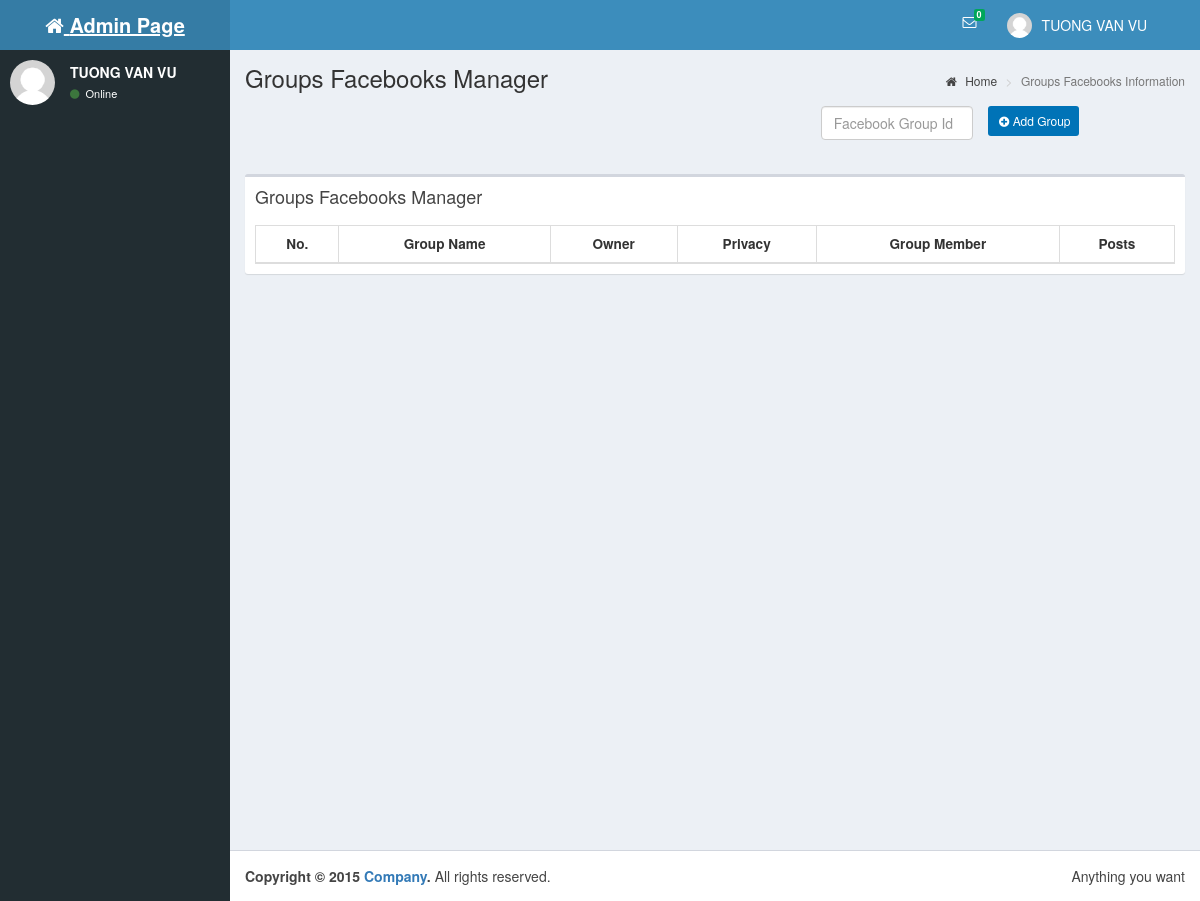
/subGroup.php (signed in), run on an earlier commit of the app's database.
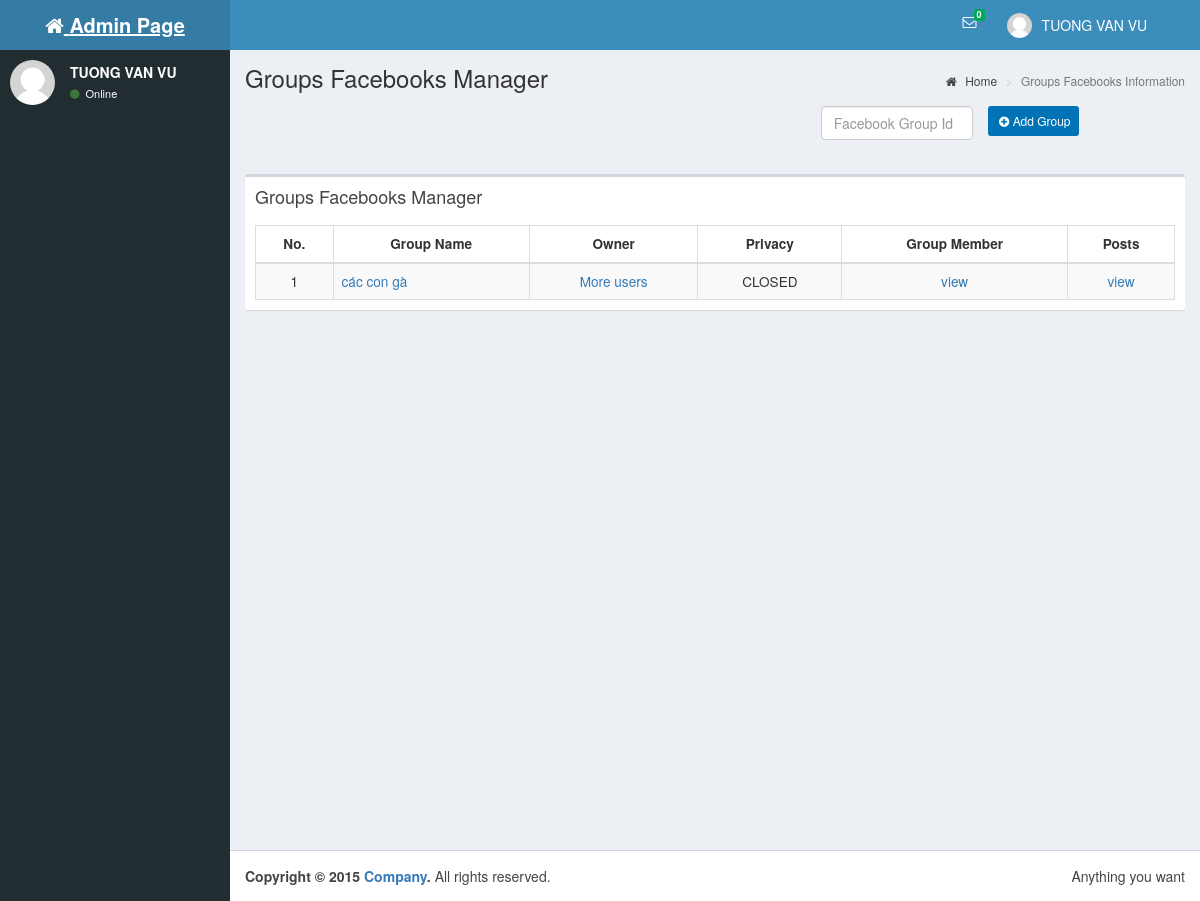
And on a later commit of the database.
### tables this page shows
CREATE TABLE IF NOT EXISTS `user_group` (
  `UserGroupId` int(20) NOT NULL AUTO_INCREMENT,
  `UserId` int(20) DEFAULT NULL,
  `GroupId` int(20) DEFAULT NULL,
  PRIMARY KEY (`UserGroupId`),
  KEY `fk_user_group_users_idx` (`UserId`),
  KEY `fk_user_group_groups_idx` (`GroupId`)
);

CREATE TABLE IF NOT EXISTS `groups` (
  `GroupId` int(20) NOT NULL AUTO_INCREMENT,
  `FacebookGroupId` varchar(30) NOT NULL,
  `Name` varchar(100) NOT NULL,
  `Privacy` varchar(30) DEFAULT NULL,
  `Description` varchar(500) DEFAULT NULL,
  `Icon` varchar(100) DEFAULT NULL,
  `Email` varchar(30) DEFAULT NULL,
  `Owner` varchar(50) DEFAULT NULL,
  `CreateGroupTime` timestamp NULL DEFAULT NULL,
  `CreateTime` timestamp NOT NULL DEFAULT CURRENT_TIMESTAMP,
  `ParentGroupId` int(20) DEFAULT '0',
  PRIMARY KEY (`GroupId`)
);

### dao/db_connect.php (called while the page is built, shortened)
<?php
class DB_CONNECT {
    function connect() {
        $con = mysql_connect(DB_SERVER, DB_USER, DB_PASSWORD) or die(mysql_error());
        return $con;
    }
}
?>

### dao/daoGroups.php (called while the page is built, shortened)
<?php
require_once __DIR__ . '/host.php';
require_once $ROOT . '/dao/db_connect.php';
require_once $ROOT . '/models/groups.php';
function getListGroupsbyUserId($varIdUser) {
    $listGroups = array();
    $result = mysql_query("SELECT * FROM groups,user_group WHERE user_group.GroupId=groups.GroupId AND user_group.UserId = " . $varIdUser) or die(mysql_error());
    if (mysql_num_rows($result) > 0) {
        while ($row = mysql_fetch_array($result)) {
            $groups = new Groups();
            $groups->setGroupId($row['GroupId']);
            $groups->setFacebookGroupId($row['FacebookGroupId']);
            $groups->setName($row['Name']);
            $groups->setPrivacy($row['Privacy']);
            $groups->setDescription($row['Description']);
            $groups->setEmail($row['Email']);
            $groups->setOwner($row['Owner']);
            array_push($listGroups, $groups);
        }
    }
    return $listGroups;
}
?>

### models/groups.php (called while the page is built, shortened)
<?php
class Groups {
    private $groupId;
    private $facebookGroupId;
    private $name;
    private $privacy;
    private $owner;
    function getGroupId() {
        return $this->groupId;
    }
    function getFacebookGroupId() {
        return $this->facebookGroupId;
    }
    function getName() {
        return $this->name;
    }
    function getPrivacy() {
        return $this->privacy;
    }
    function getOwner() {
        return $this->owner;
    }
    function setGroupId($groupId) {
        $this->groupId = $groupId;
    }
    function setFacebookGroupId($facebookGroupId) {
        $this->facebookGroupId = $facebookGroupId;
    }
    function setName($name) {
        $this->name = $name;
    }
    function setPrivacy($privacy) {
        $this->privacy = $privacy;
    }
    function setOwner($owner) {
        $this->owner = $owner;
    }
}

### subGroup.php (the view, shortened to what the changed rows need)
<?php
require_once __DIR__ . '/host.php';
require_once $ROOT . '/dao/daoUsers.php';
require_once $ROOT . '/dao/daoInbox.php';
require_once $ROOT . '/dao/daoGroups.php';
require_once $ROOT . '/models/groups.php';
if (checkRoleAdminUsingUserId($_SESSION['user_id'])||  checkRoleQLNhom($_SESSION['user_id'])) {
    $listGroup = getListGroupsbyUserId($_SESSION['user_id']);
}
else if(checkRoleTV($_SESSION['user_id'])|| checkRoleQuanTri($_SESSION['user_id'])){
    $listGroup = getListGroupsbyUserId($_SESSION['user_id']);
}else {
    return;
}
?>
<html>
    <head>
        <link rel="stylesheet" href="bootstrap/css/bootstrap.min.css">
        <link rel="stylesheet" href="bootstrap/css/bootstrap-datetimepicker.min.css">
        <link rel="stylesheet" href="https://maxcdn.bootstrapcdn.com/font-awesome/4.4.0/css/font-awesome.min.css">
        <link rel="stylesheet" href="https://code.ionicframework.com/ionicons/2.0.1/css/ionicons.min.css">
        <link rel="stylesheet" href="dist/css/AdminLTE.min.css">
        <link rel="stylesheet" href="dist/css/skins/skin-blue.min.css">
        <link rel="stylesheet"
              href="//code.jquery.com/ui/1.11.4/themes/smoothness/jquery-ui.css">
        <link rel="stylesheet"
              href="https://cdn.datatables.net/1.10.10/css/dataTables.bootstrap.min.css">
        <link rel="stylesheet" href="http://maxcdn.bootstrapcdn.com/bootstrap/3.3.5/css/bootstrap.min.css">
    </head>
    <body class="hold-transition skin-blue sidebar-mini">
        <div class="wrapper">
            <div class="content-wrapper">
                <section class="content-header">
                    <h1>
                        Groups Facebooks Manager
                    </h1>
                </section>
                <section class="content">
                    <div class="row">
                        <div class="col-md-12">
                            <div class="box table-responsive ">
                                    <div class="box-body ">
                                        <table id="example1" class="table table-bordered table-striped" cellspacing="0" width="100%">
                                            <thead>
                                                <tr>
                                                    <th class="text-center"> <small>No.</small></th>
                                                    <th class="text-center"><small>Group Name</small></th>
                                                    <th class="text-center"><small>Owner</small></th>
                                                    <th class="text-center"><small>Privacy</small></th>
                                                    <th class="text-center"><small>Group Member</small></th>
                                                    <th class="text-center"><small>Posts</small></th>
                                                </tr>
                                            </thead>
                                            <tbody>
                                                <?php
                                                $i = 0;
                                                foreach ($listGroup as $row) {
                                                    $i++;
                                                    echo '<tr>';
                                                    echo "<td class=\"text-center\" ><small>{$i}</smail></td>";
                                                    echo "<td class=\"text-left\"><small><a href=https://www.facebook.com/{$row->getFacebookGroupId()}>{$row->getName()}</a></small></td>";
                                                    $ow=$row->getOwner();
                                                    if($ow==NULL&&$ow==''){
                                                        echo "<td class=\"text-center\"><small><a href=https://www.facebook.com/groups/{$row->getFacebookGroupId()}/admins>More users</a></small></td>";
                                                    }else
                                                        echo "<td class=\"text-center\"><small><a href=https://www.facebook.com/{$row->getOwner()}>{$row->getOwner()}</a></small></td>";
                                                    echo "<td class=\"text-center\"><small>{$row->getPrivacy()}</small></td>";
                                                    echo "<td class=\"text-center\"><small><a href = memberView.php?facebookGroupId={$row->getFacebookGroupId()}&groupId={$row->getGroupId()}>view</a></small></td>";
                                                    echo "<td class=\"text-center\"><small><a href = feedView.php?facebookGroupId={$row->getFacebookGroupId()}&groupId={$row->getGroupId()}&pageNum=1>view</a></small></td>";
                                                    echo '</tr>';
                                                }
                                                ?>
                                            </tbody>
                                        </table>
                                    </div>
                            </div>
                        </div>
                    </div>
                </section>
            </div>
        </div>
    </body>
</html>

What changed in the data, as far as the page shows it:
added user_group: GroupId.Name "các con gà", GroupId.Privacy "CLOSED"
